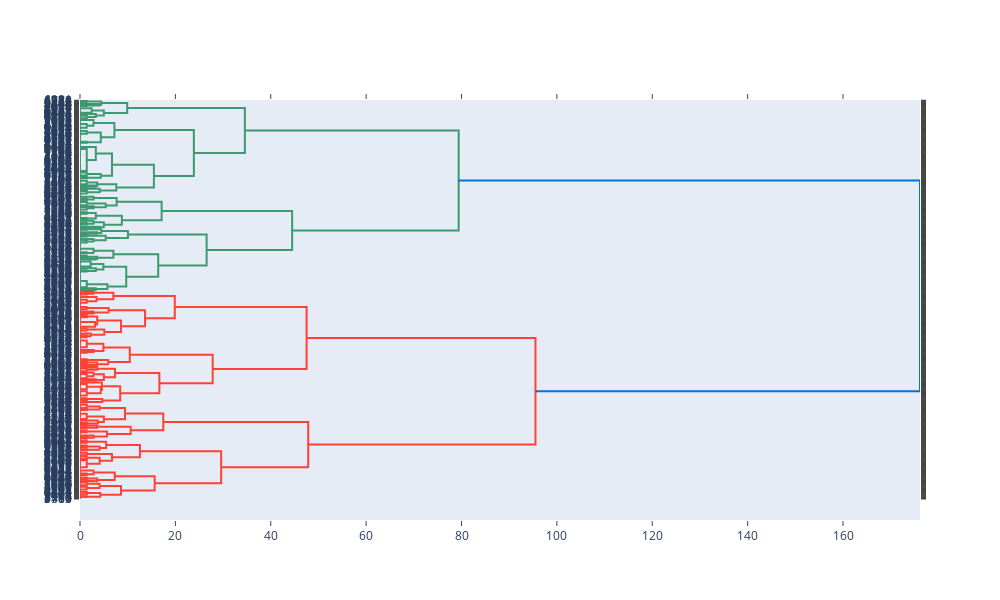

The cell this chart's notebook holds for it:
### Code cell
import plotly.figure_factory as ff

cluster_cols = [c for c in result_df.columns if c.startswith('Level') or c=='Cluster']
fig = ff.create_dendrogram(
    result_df[cluster_cols].fillna(-1).values,
    labels=result_df.index.astype(str).tolist(),
    orientation='left'
)
fig.update_layout(width=1000, height=600)
fig.show()
